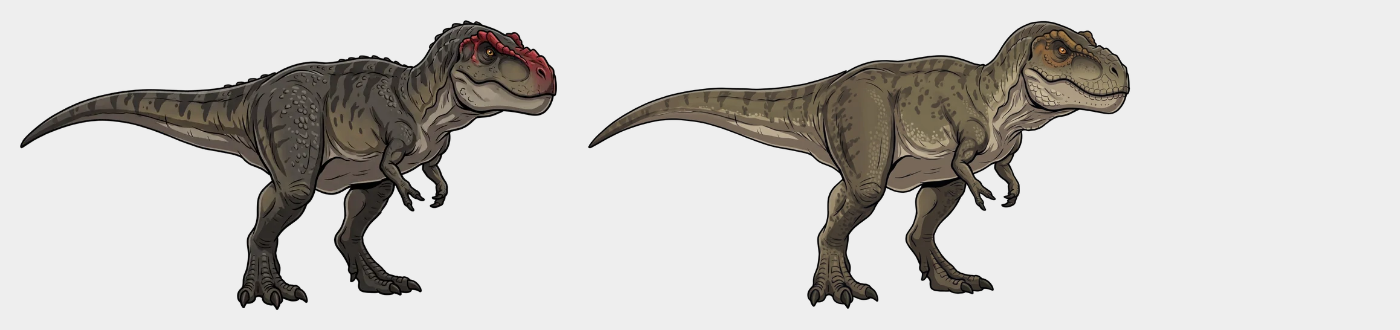
#> input picture rexpair.png, 1400 x 330 px
$ python defringe.py ../rexpair.png
#> lines starting #> are read from the running program, lines starting #| are printed output that depends on the picture
# Cleans the edge of a cut-out picture: the pixels only partly the figure take the colour of the
# nearest pixel wholly the figure (on these drawings, the dark ink line), so no white of the sheet it
# was cut from shows round it on a dark background (its softness, how much of each pixel it covers, kept);
# never a lighter one, so a soft ink line isn't painted over by the skin inside it.
# As a script: cleans every picture named, in place.
# Usage: python3 scripts/defringe.py sprites/player/*.webp sprites/player/hair/*.webp
import sys
import numpy as np
from PIL import Image
from scipy import ndimage

def clean(img):
    a = np.asarray(img.convert('RGBA')).astype(np.float32)
    al = a[..., 3] / 255
#> al: shape (330, 1400) float32; every value is 1
    solid = al > 0.9
#> solid: shape (330, 1400) bool; every value is 1
    if not solid.any(): return img
    # (each pixel's nearest wholly-figure pixel)
    _, (iy, ix) = ndimage.distance_transform_edt(~solid, return_indices=True)
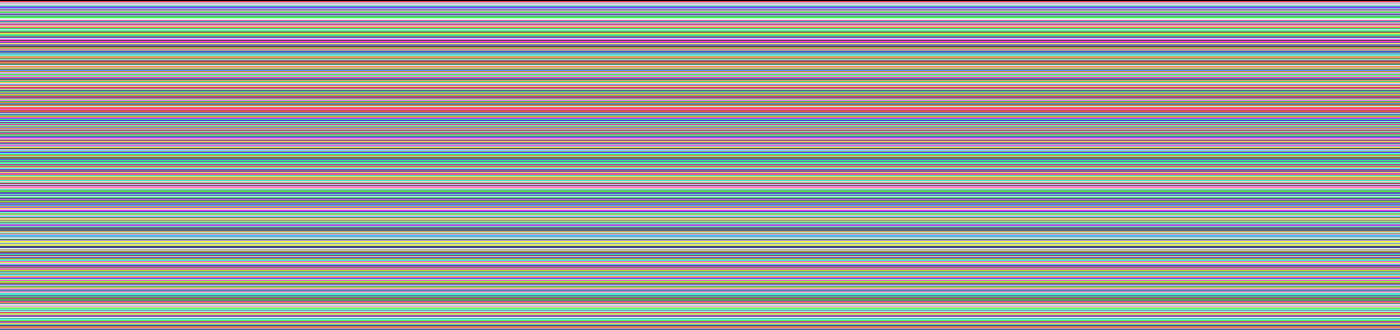
#> iy: shape (330, 1400) int32; 330 distinct labels, from 0 to 329; one colour per label, 0 black
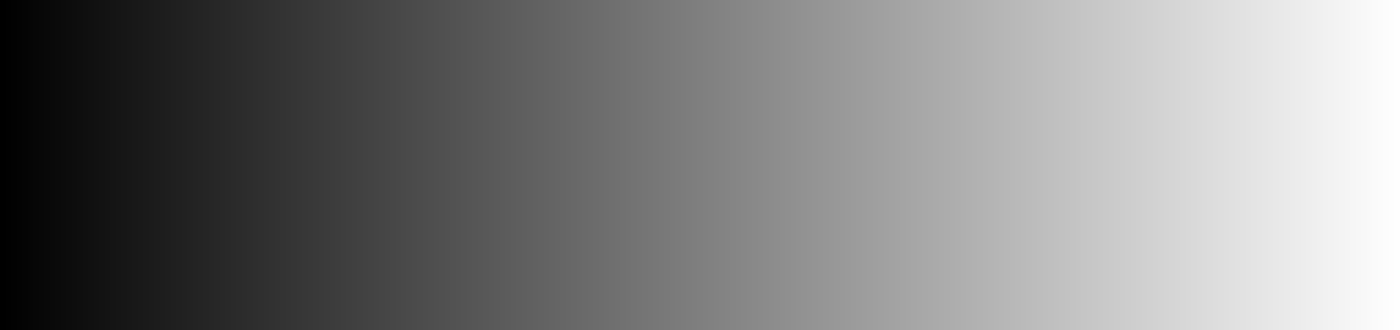
#> ix: shape (330, 1400) int32; min 0, max 1399, mean 699.5; drawn with min black and max white
    edge = (al > 0) & ~solid
#> edge: shape (330, 1400) bool; every value is 0
    # (only where that darkens it: the ink line's own soft rim stays ink, not the skin inside it)
    near = a[..., :3][iy, ix]
    edge &= near.sum(2) < a[..., :3].sum(2)
    a[..., :3][edge] = near[edge]
    return Image.fromarray(np.clip(a, 0, 255).astype(np.uint8))

if __name__ == '__main__':
    for path in sys.argv[1:]:
        clean(Image.open(path)).save(path, 'WEBP', quality=90, method=6)
        print(path)
